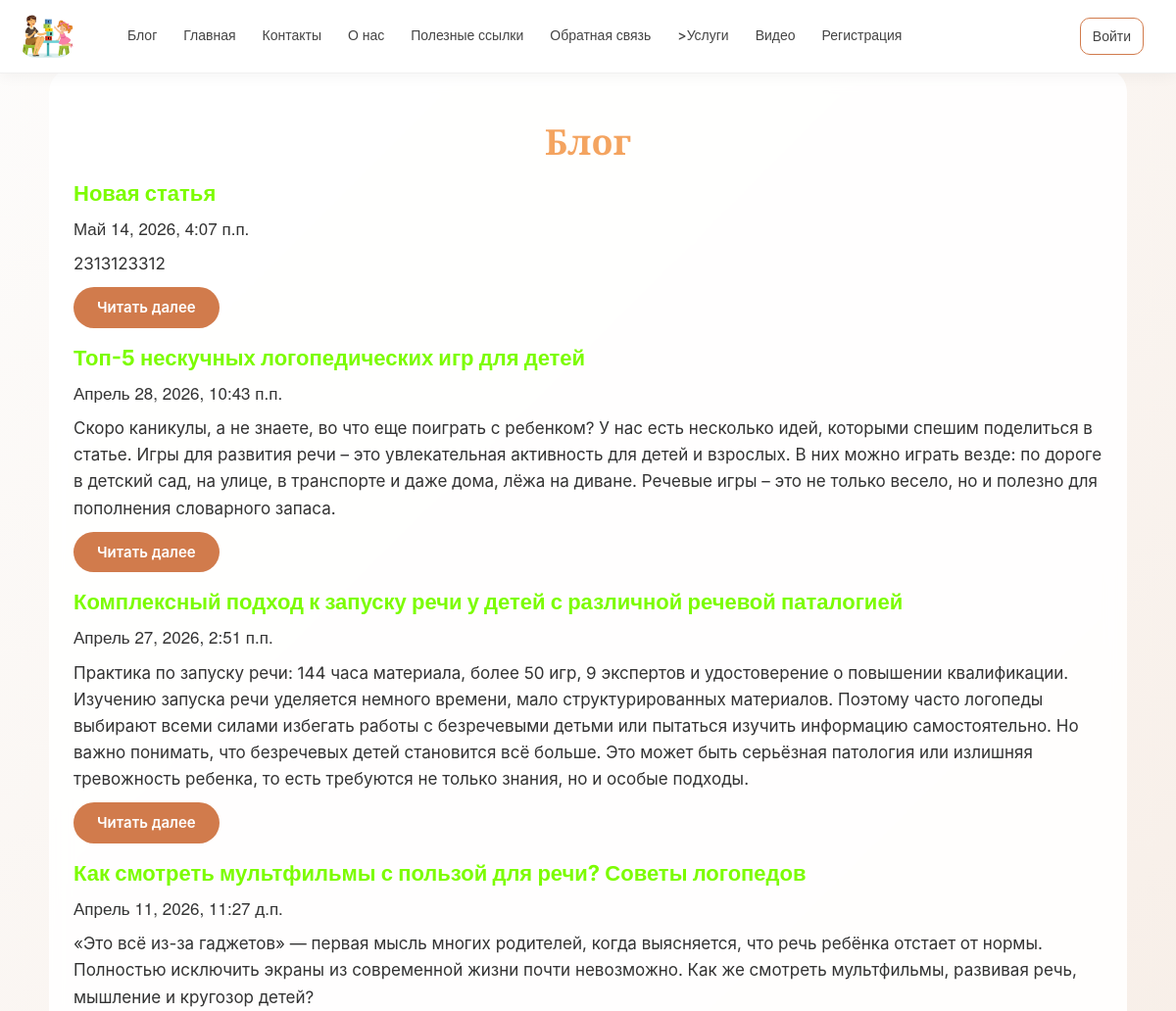
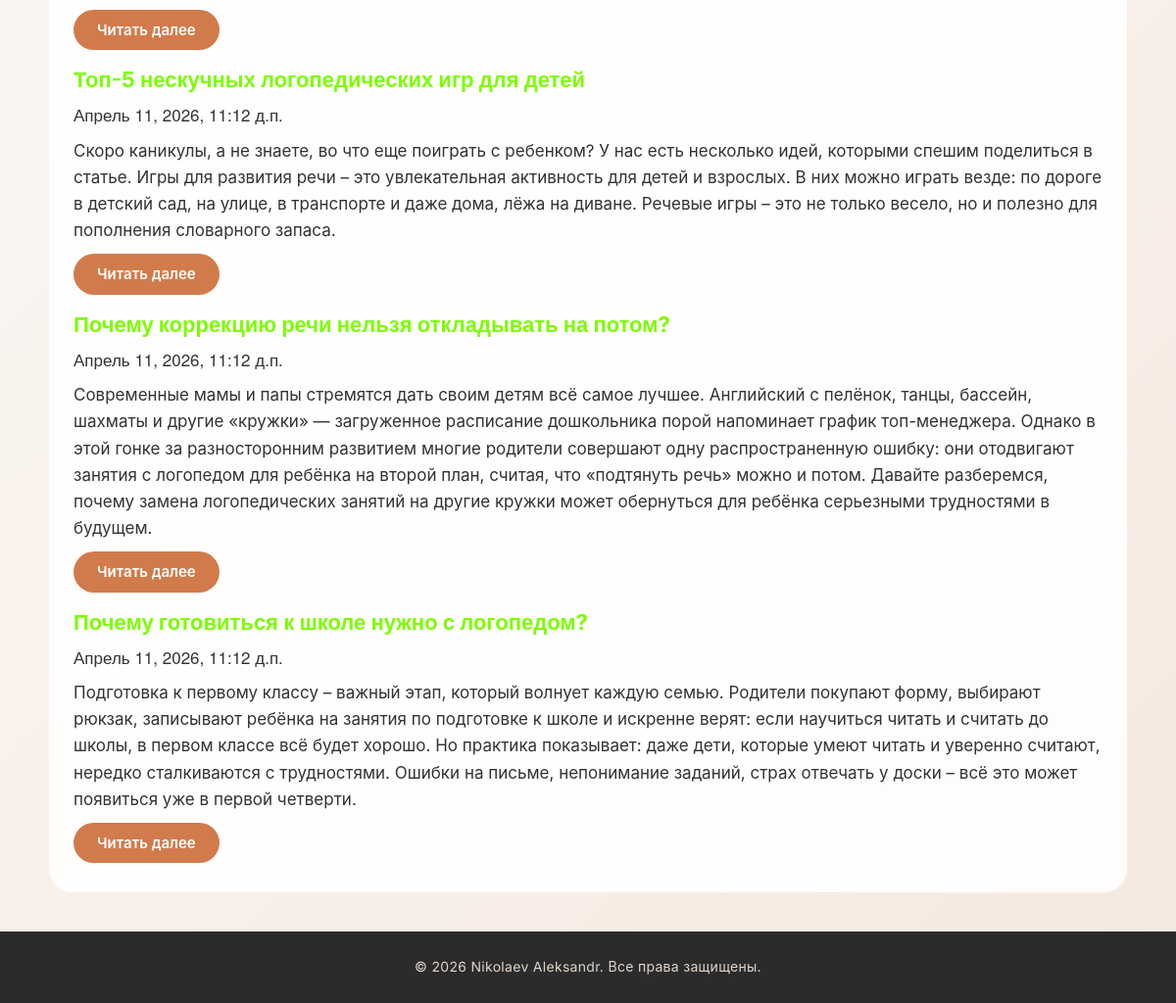
Screenshot of /blog/ with the database file from the repository (2 pictures, top to bottom).
### app/models.py (models this page shows, shortened)
class Blog(models.Model):
    title = models.CharField(max_length=100, unique_for_date = "posted", verbose_name="Заголовок")
    description = models.TextField(verbose_name="Краткое содержание")
    content = models.TextField(verbose_name="Полное содержание")
    posted = models.DateTimeField(default=datetime.now, db_index = True, verbose_name= "Опубликована")
    author = models.ForeignKey(User, null = True, blank = True, on_delete = models.SET_NULL, verbose_name="Автор")
    image = models.FileField(default = 'temp.jpg', verbose_name = "Путь к картинке")
    class Meta:
        db_table = "Posts"
        ordering = ["-posted"]
        verbose_name = "статья блога"
        verbose_name_plural = "cтатья блога"

### app/views.py (the view)
# urls.py: path('blog/', views.blog, name='blog'),
def blog(request):
    assert isinstance(request, HttpRequest)
    posts = Blog.objects.all()
    return render(
        request,
            'app/blog.html',
            {
                'title':'Блог',
                'posts': posts,
                'year': datetime.now().year,
            }
        )

### app/templates/app/blog.html
{% extends "app/layout.html" %}
{% load staticfiles %}
{% block content %}
<link rel="stylesheet" type="text/css" href="{% static 'app/content/bootstrap.min.css' %}" />
<link rel="stylesheet" type="text/css" href="{% static 'app/content/site.css' %}" />
<h2 class="title">{{ title }}</h2>
{% for post in posts %}
<div class="">
    <h2 class="subtitle"> {{post.title}} </h2>
    <h4 class="description"> {{post.posted}} </h4>
    <p class="description"> {{post.description}} </p>
    <a class="btn btn-primary" href="{% url 'blogpost' parametr=post.id %}"> Читать далее </a>
</div>
{% endfor %}
{% endblock %}

### app/static/app/content/site.css (style rules this page uses)
* { margin: 0; padding: 0; box-sizing: border-box; }
body { font-family: 'Inter', -apple-system, BlinkMacSystemFont, 'Segoe UI', Roboto, sans-serif; font-weight: 400; background: linear-gradient(135deg, #fdfcfb 0%, #f5e9e0 100%); display: flex; flex-direction: column; min-height: 100vh; padding-top: 70px; color: #2d2d2d; line-height: 1.6; }
.title { font-family: 'Playfair Display', serif; font-weight: 700; text-align: center; margin: 25px 0 20px; color: sandybrown; font-size: 36px; letter-spacing: 0.3px; }
.subtitle { font-family: 'Inter', sans-serif; font-size: 22px; font-weight: 700; margin: 18px 0 10px; color: lawngreen; }
p, .description, li { font-size: 17px; font-weight: 400; line-height: 1.6; color: #333; }
.btn, button[type="submit"], .save { background: #d17b4c; border: none; padding: 10px 24px; border-radius: 30px; color: white; font-weight: 600; font-size: 15px; cursor: pointer; transition: all 0.2s ease; text-decoration: none; display: inline-block; }

### rows the page displays
Blog: title "Новая статья", posted "Май 14, 2026, 4:07 п.п.", description "2313123312"
Blog: title "Топ-5 нескучных логопедических игр для детей", posted "Апрель 28, 2026, 10:43 п.п.", description "Скоро каникулы, а не знаете, во что еще поиграть с ребенком? У нас есть несколько идей, которыми спешим поделиться в статье. Игры для развития речи – это увлекательная активность для детей и взрослых. В них можно играть везде: по дороге в детский сад, на улице, в транспорте и даже дома, лёжа на диване. Речевые игры – это не только весело, но и полезно для пополнения словарного запаса."
Blog: title "Комплексный подход к запуску речи у детей с различной речевой паталогией", posted "Апрель 27, 2026, 2:51 п.п.", description "Практика по запуску речи: 144 часа материала, более 50 игр, 9 экспертов и удостоверение о повышении квалификации. Изучению запуска речи уделяется немного времени, мало структурированных материалов. Поэтому часто логопеды выбирают всеми силами избегать работы с безречевыми детьми или пытаться изучить информацию самостоятельно. Но важно понимать, что безречевых детей становится всё больше. Это может быть серьёзная патология или излишняя тревожность ребенка, то есть требуются не только знания, но и особые подходы."
Blog: title "Как смотреть мультфильмы с пользой для речи? Советы логопедов", posted "Апрель 11, 2026, 11:27 д.п.", description "«Это всё из-за гаджетов» ― первая мысль многих родителей, когда выясняется, что речь ребёнка отстает от нормы. Полностью исключить экраны из современной жизни почти невозможно. Как же смотреть мультфильмы, развивая речь, мышление и кругозор детей?"
Blog: title "Топ-5 нескучных логопедических игр для детей", posted "Апрель 11, 2026, 11:12 д.п.", description "Скоро каникулы, а не знаете, во что еще поиграть с ребенком? У нас есть несколько идей, которыми спешим поделиться в статье. Игры для развития речи – это увлекательная активность для детей и взрослых. В них можно играть везде: по дороге в детский сад, на улице, в транспорте и даже дома, лёжа на диване. Речевые игры – это не только весело, но и полезно для пополнения словарного запаса."
Blog: title "Почему коррекцию речи нельзя откладывать на потом?", posted "Апрель 11, 2026, 11:12 д.п.", description "Современные мамы и папы стремятся дать своим детям всё самое лучшее. Английский с пелёнок, танцы, бассейн, шахматы и другие «кружки» — загруженное расписание дошкольника порой напоминает график топ-менеджера. Однако в этой гонке за разносторонним развитием многие родители совершают одну распространенную ошибку: они отодвигают занятия с логопедом для ребёнка на второй план, считая, что «подтянуть речь» можно и потом. Давайте разберемся, почему замена логопедических занятий на другие кружки может обернуться для ребёнка серьезными трудностями в будущем."
Blog: title "Почему готовиться к школе нужно с логопедом?", posted "Апрель 11, 2026, 11:12 д.п.", description "Подготовка к первому классу – важный этап, который волнует каждую семью. Родители покупают форму, выбирают рюкзак, записывают ребёнка на занятия по подготовке к школе и искренне верят: если научиться читать и считать до школы, в первом классе всё будет хорошо. Но практика показывает: даже дети, которые умеют читать и уверенно считают, нередко сталкиваются с трудностями. Ошибки на письме, непонимание заданий, страх отвечать у доски – всё это может появиться уже в первой четверти."

### other values shown
{{ title }} "Блог"
